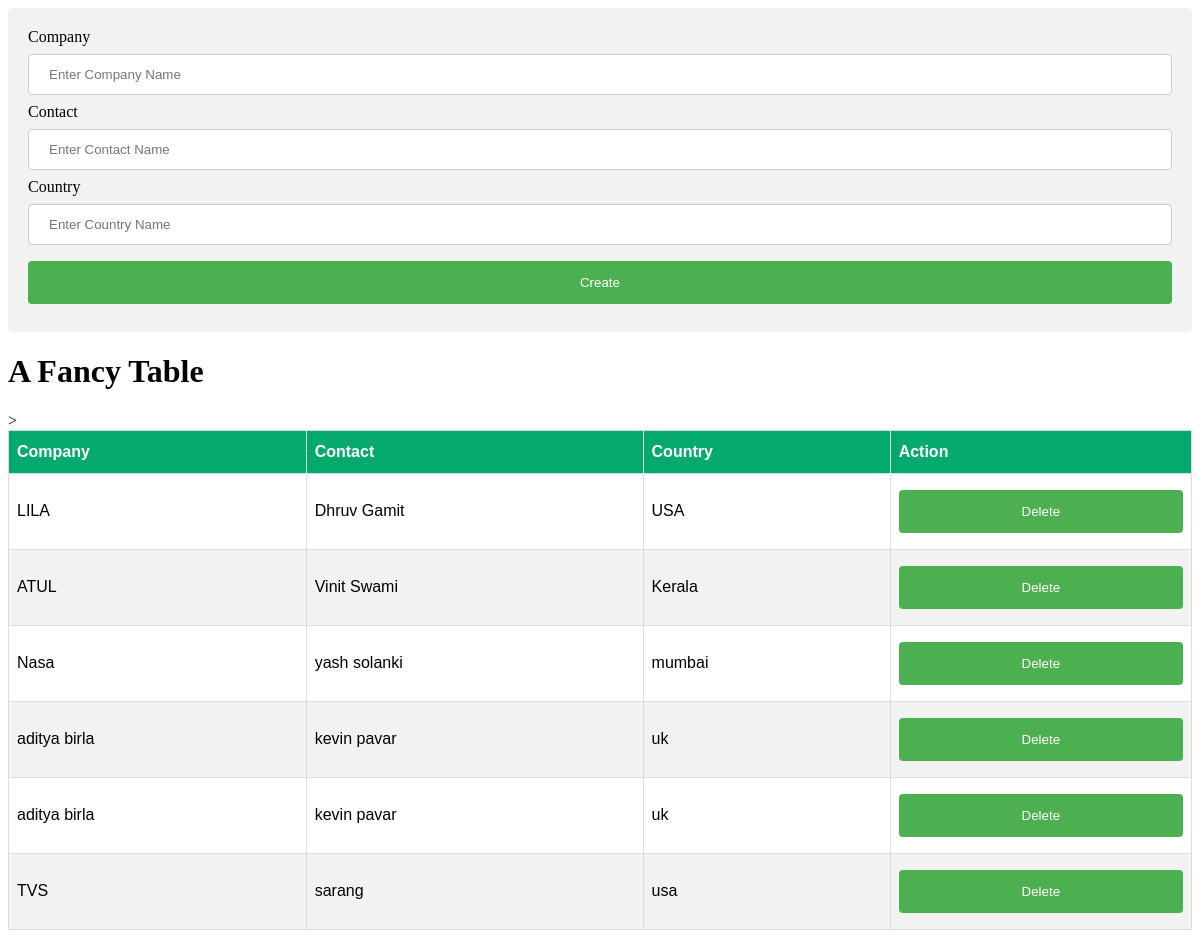
The page / on the database its author committed.
### app1/models.py (models this page shows, shortened)
class User(models.Model):
    company = models.CharField(max_length=50)
    contact = models.CharField(max_length=50)
    country = models.CharField(max_length=50)

### app1/views.py (the view)
# urls.py: path('', index, name='index'),
def index(request):
    a = User.objects.all()
    return render(request, 'index.html', {'all_entries':a})

### app1/templates/index.html (shortened to what this page needs)
<!DOCTYPE html>
<html>
  <head>
</head>
<body>
    <div>
      <form method="POST">
        <label for="fname">Company</label>
        <input type="text" id="company" name="company" placeholder="Enter Company Name">
        <label for="lname">Contact</label>
        <input type="text" id="contact" name="contact" placeholder="Enter Contact Name">
        <label for="country">Country</label>
        <input type="text" id="country" name="country" placeholder="Enter Country Name">
        <button type="button" onclick="add_row()">Create</button>
      </form>
    </div>
<h1>A Fancy Table</h1>
<table id="customers">
<thead>
  <tr>
    <th>Company</th>
    <th>Contact</th>
    <th>Country</th>
    <th>Action</th>
  </tr>
</thead>>
<tbody id="tttbody">
  {% for i in all_entries %}
  <tr>
    <td>{{i.company}}</td>
    <td>{{i.contact}}</td>
    <td>{{i.country}}</td>
    <td><button onclick="d_row({{i.id}})">Delete</button></td>
  </tr>
  {% endfor %}
  </tbody>
</table>
</body>
</html>

### app1/templates/index.html (style rules this page uses)
#customers { font-family: Arial, Helvetica, sans-serif; border-collapse: collapse; width: 100%; }
#customers td, #customers th { border: 1px solid #ddd; padding: 8px; }
#customers tr:nth-child(even) { background-color: #f2f2f2; }
#customers th { padding-top: 12px; padding-bottom: 12px; text-align: left; background-color: #04AA6D; color: white; }
input[type=text], button, select { width: 100%; padding: 12px 20px; margin: 8px 0; display: inline-block; border: 1px solid #ccc; border-radius: 4px; box-sizing: border-box; }
input[type=submit], button { width: 100%; background-color: #4CAF50; color: white; padding: 14px 20px; margin: 8px 0; border: none; border-radius: 4px; cursor: pointer; }
div { border-radius: 5px; background-color: #f2f2f2; padding: 20px; }

### rows shown on the page
User: company "LILA", contact "Dhruv Gamit", country "USA"
User: company "ATUL", contact "Vinit Swami", country "Kerala"
User: company "Nasa", contact "yash solanki", country "mumbai"
User: company "aditya birla", contact "kevin pavar", country "uk"
User: company "aditya birla", contact "kevin pavar", country "uk"
User: company "TVS", contact "sarang", country "usa"
